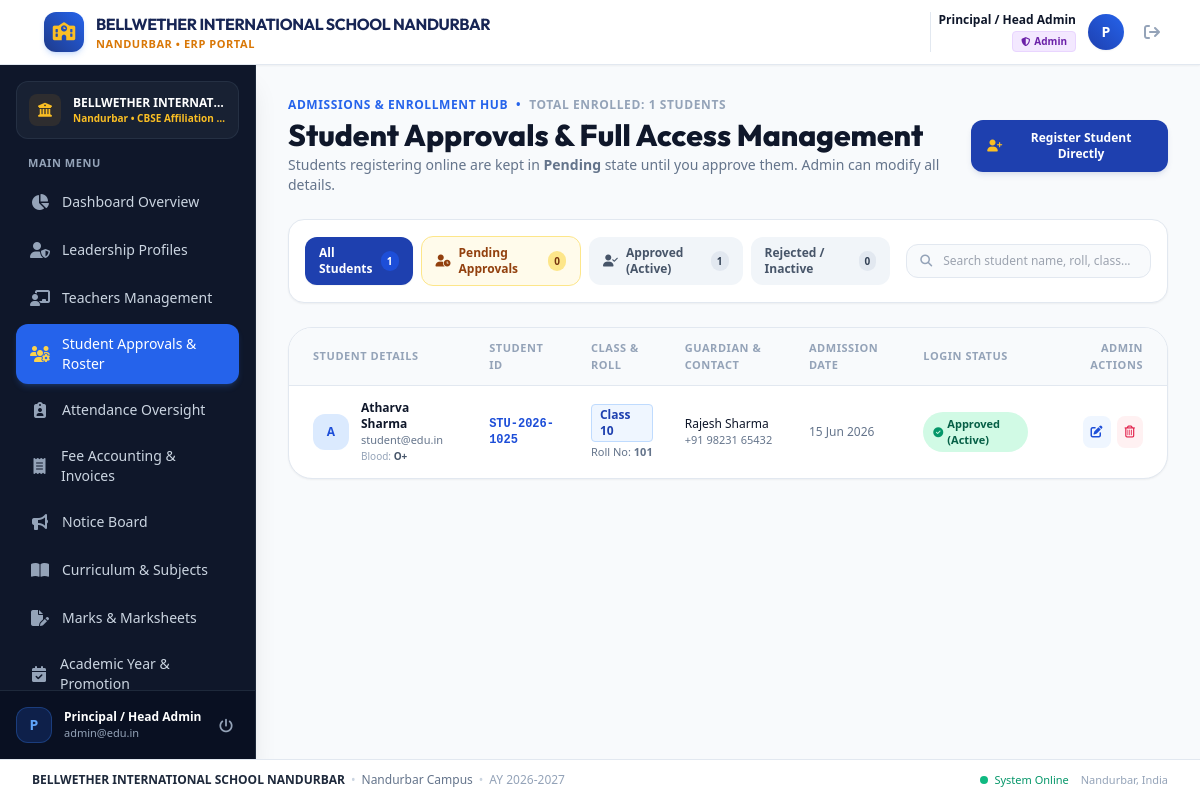
The app's page /admin/students.php (signed in) with its own data.
### tables this page shows
CREATE TABLE settings (
            key TEXT PRIMARY KEY,
            value TEXT
        );

CREATE TABLE students (
            id INTEGER PRIMARY KEY AUTOINCREMENT,
            user_id INTEGER UNIQUE NOT NULL,
            student_code TEXT UNIQUE NOT NULL,
            full_name TEXT NOT NULL,
            gender TEXT,
            dob TEXT,
            class TEXT NOT NULL,
            roll_no TEXT,
            guardian_name TEXT,
            phone TEXT,
            address TEXT,
            blood_group TEXT,
            admission_date TEXT, photo TEXT DEFAULT NULL,
            FOREIGN KEY (user_id) REFERENCES users(id) ON DELETE CASCADE
        );

CREATE TABLE "users" (
            id INTEGER PRIMARY KEY AUTOINCREMENT,
            username TEXT UNIQUE NOT NULL,
            email TEXT UNIQUE NOT NULL,
            password TEXT NOT NULL,
            role TEXT CHECK(role IN ('admin', 'principal', 'vice_principal', 'teacher', 'student')) NOT NULL,
            status TEXT CHECK(status IN ('pending', 'approved', 'rejected', 'active', 'inactive')) DEFAULT 'approved',
            created_at DATETIME DEFAULT CURRENT_TIMESTAMP,
            updated_at DATETIME DEFAULT CURRENT_TIMESTAMP
        );

### admin/students.php (the view, shortened to what the rows shown need)
<?php
require_once __DIR__ . '/../includes/auth.php';
$where = "WHERE u.role = 'student'";
$students = $pdo->query("
    SELECT s.*, u.id as user_id, u.username, u.email, u.status, u.created_at as registered_at
    FROM students s
    JOIN users u ON s.user_id = u.id
    {$where}
    ORDER BY u.id DESC
")->fetchAll();
?>
<?php
require_once __DIR__ . '/../includes/header.php';
require_once __DIR__ . '/../includes/sidebar.php';
?>
<main class="flex-1 overflow-y-auto bg-slate-50 p-4 sm:p-6 lg:p-8">
    <div class="flex flex-col sm:flex-row sm:items-center justify-between gap-4 mb-6">
        <div>
            <h1 class="text-2xl sm:text-3xl font-extrabold text-slate-900 font-['Outfit']">
                Student Approvals &amp; Full Access Management
            </h1>
        </div>
    </div>
    <div class="bg-white rounded-3xl border border-slate-200 shadow-sm overflow-hidden">
        <div class="overflow-x-auto">
            <table id="studentsTable" class="w-full text-left border-collapse">
                <thead>
                    <tr class="bg-slate-50 text-[11px] font-bold text-slate-400 uppercase tracking-wider border-b border-slate-200">
                        <th class="py-3 px-4 sm:px-6">Student Details</th>
                        <th class="py-3 px-4">Student ID</th>
                        <th class="py-3 px-4">Class &amp; Roll</th>
                        <th class="py-3 px-4">Guardian &amp; Contact</th>
                        <th class="py-3 px-4">Admission Date</th>
                        <th class="py-3 px-4">Login Status</th>
                        <th class="py-3 px-4 sm:px-6 text-right">Admin Actions</th>
                    </tr>
                </thead>
                <tbody class="divide-y divide-slate-100 text-xs">
                    <?php foreach ($students as $s): ?>
                        <tr class="hover:bg-slate-50/70 transition">
                            <td class="py-3.5 px-4 sm:px-6">
                                <div class="flex items-center space-x-3">
                                    <?php if (!empty($s['photo']) && file_exists(__DIR__ . '/../' . ltrim($s['photo'], '/'))): ?>
                                        <img src="<?= htmlspecialchars($s['photo']) ?>" alt="Photo" class="w-9 h-9 rounded-xl object-cover border border-amber-300 shadow-2xs shrink-0">
                                    <?php else: ?>
                                        <div class="w-9 h-9 rounded-xl <?= $s['gender'] === 'Female' ? 'bg-pink-100 text-pink-700' : 'bg-blue-100 text-blue-700' ?> flex items-center justify-center font-bold text-xs shrink-0">
                                            <?= strtoupper(substr($s['full_name'], 0, 1)) ?>
                                        </div>
                                    <?php endif; ?>
                                    <div>
                                        <div class="font-bold text-slate-900"><?= htmlspecialchars($s['full_name']) ?></div>
                                        <div class="text-[11px] text-slate-500"><?= htmlspecialchars($s['email']) ?></div>
                                        <div class="text-[10px] text-slate-400">Blood: <span class="font-semibold text-slate-600"><?= htmlspecialchars($s['blood_group'] ?: 'N/A') ?></span></div>
                                    </div>
                                </div>
                            </td>
                            <td class="py-3.5 px-4 font-mono font-bold text-blue-700">
                                <?= htmlspecialchars($s['student_code']) ?>
                            </td>
                            <td class="py-3.5 px-4">
                                <span class="inline-flex items-center px-2 py-0.5 rounded font-semibold bg-blue-50 text-blue-800 border border-blue-200">
                                    <?= htmlspecialchars($s['class']) ?>
                                </span>
                                <div class="text-[11px] text-slate-500 mt-0.5">Roll No: <strong><?= htmlspecialchars($s['roll_no'] ?: 'N/A') ?></strong></div>
                            </td>
                            <td class="py-3.5 px-4">
                                <div class="font-medium text-slate-900"><?= htmlspecialchars($s['guardian_name'] ?: 'N/A') ?></div>
                                <div class="text-[11px] text-slate-500"><?= htmlspecialchars($s['phone'] ?: 'N/A') ?></div>
                            </td>
                            <td class="py-3.5 px-4 text-slate-500">
                                <?= date('d M Y', strtotime($s['admission_date'] ?: $s['registered_at'])) ?>
                            </td>
                            <td class="py-3.5 px-4">
                                <?php if ($s['status'] === 'approved'): ?>
                                    <span class="inline-flex items-center px-2.5 py-1 rounded-full text-[11px] font-bold bg-emerald-100 text-emerald-800">
                                        <i class="fa-solid fa-circle-check text-[10px] mr-1 text-emerald-600"></i>
                                        Approved (Active)
                                    </span>
                                <?php else: ?>
                                    <span class="inline-flex items-center px-2.5 py-1 rounded-full text-[11px] font-bold bg-slate-100 text-slate-700">
                                        Inactive
                                    </span>
                                <?php endif; ?>
                            </td>
                            <td class="py-3.5 px-4 sm:px-6 text-right">
                                <div class="flex items-center justify-end space-x-1.5">
                                    <button type="button"
                                            onclick='openEditStudentModal(<?= htmlspecialchars(json_encode($s), ENT_QUOTES, "UTF-8") ?>)'
                                            class="p-2 rounded-lg bg-blue-50 text-blue-700 hover:bg-blue-100 font-semibold text-xs transition" title="Edit Student Details">
                                        <i class="fa-solid fa-pen-to-square"></i>
                                    </button>
                                    <form method="POST" action="students.php" onsubmit="return confirm('Permanently remove this student record and their login ID?');">
                                        <button type="submit" class="p-2 rounded-lg bg-rose-50 text-rose-600 hover:bg-rose-100 text-xs transition" title="Delete Student">
                                            <i class="fa-regular fa-trash-can"></i>
                                        </button>
                                    </form>
                                </div>
                            </td>
                        </tr>
                    <?php endforeach; ?>
                </tbody>
            </table>
        </div>
    </div>
</main>
<?php require_once __DIR__ . '/../includes/footer.php'; ?>

### includes/header.php (shortened to what the rows shown need)
<?php
require_once __DIR__ . '/auth.php';
$school_name = get_setting($pdo, 'school_name', 'BELLWETHER INTERNATIONAL SCHOOL NANDURBAR');
$school_city = get_setting($pdo, 'school_city', 'Nandurbar');
?>
<!DOCTYPE html>
<html lang="en" class="h-full bg-slate-50">
<head>
    <script src="https://cdn.tailwindcss.com"></script>
    <link rel="stylesheet" href="https://cdnjs.cloudflare.com/ajax/libs/font-awesome/6.5.1/css/all.min.css">
    <link rel="stylesheet" href="/assets/css/custom.css">
</head>
<body class="h-full flex flex-col font-sans text-slate-800 antialiased bg-slate-50">
    <header class="bg-white border-b border-slate-200 sticky top-0 z-30 shadow-sm no-print">
        <div class="px-4 sm:px-6 lg:px-8">
            <div class="flex items-center justify-between h-16">
                <div class="flex items-center space-x-3">
                    <a href="/" class="flex items-center space-x-2 sm:space-x-3 group min-w-0">
                        <div class="min-w-0">
                            <span class="text-xs sm:text-sm md:text-base font-bold tracking-tight text-navy-950 font-['Outfit'] block leading-tight truncate max-w-[130px] xs:max-w-[180px] sm:max-w-xs md:max-w-md lg:max-w-xl" title="<?= htmlspecialchars($school_name) ?>"><?= htmlspecialchars($school_name) ?></span>
                            <span class="text-[9px] sm:text-[11px] font-semibold tracking-wider text-amber-600 uppercase block truncate"><?= htmlspecialchars($school_city) ?> • ERP Portal</span>
                        </div>
                    </a>
                </div>
            </div>
        </div>
    </header>
    <div class="flex-1 flex overflow-hidden">

### includes/sidebar.php (shortened to what the rows shown need)
<?php
$school_name = isset($pdo) ? get_setting($pdo, 'school_name', 'BELLWETHER INTERNATIONAL SCHOOL NANDURBAR') : 'BELLWETHER INTERNATIONAL SCHOOL NANDURBAR';
$school_city = isset($pdo) ? get_setting($pdo, 'school_city', 'Nandurbar') : 'Nandurbar';
$school_affiliation = isset($pdo) ? get_setting($pdo, 'school_affiliation', 'CBSE #113042') : 'CBSE';
?>
<aside id="sidebar" class="fixed inset-y-0 left-0 z-40 w-64 bg-slate-900 text-slate-300 transform -translate-x-full lg:translate-x-0 lg:static lg:inset-auto transition-transform duration-200 ease-in-out flex flex-col justify-between shrink-0 shadow-xl border-r border-slate-800 no-print">
    <div class="p-4 flex-1 flex flex-col overflow-y-auto">
        <div class="px-3 py-3 mb-4 rounded-xl bg-slate-800/60 border border-slate-700/50 flex items-center space-x-3 min-w-0">
            <div class="min-w-0 flex-1">
                <p class="text-xs font-bold text-white truncate" title="<?= htmlspecialchars($school_name) ?>"><?= htmlspecialchars($school_name) ?></p>
                <p class="text-[10px] text-amber-400 font-semibold truncate"><?= htmlspecialchars($school_city) ?> • <?= htmlspecialchars($school_affiliation) ?></p>
            </div>
        </div>
    </div>
</aside>

### includes/footer.php (shortened to what the rows shown need)
<?php
$footer_school_name = isset($pdo) ? get_setting($pdo, 'school_name', 'BELLWETHER INTERNATIONAL SCHOOL NANDURBAR') : 'BELLWETHER INTERNATIONAL SCHOOL NANDURBAR';
$footer_school_city = isset($pdo) ? get_setting($pdo, 'school_city', 'Nandurbar') : 'Nandurbar';
?>
    </div>
    <footer class="bg-white border-t border-slate-200 py-3 px-4 sm:px-6 lg:px-8 text-xs text-slate-500 flex flex-col sm:flex-row items-center justify-between gap-2 no-print">
        <div class="flex flex-wrap items-center justify-center sm:justify-start gap-1.5 text-center sm:text-left min-w-0">
            <span class="font-bold text-slate-800 break-words"><?= htmlspecialchars($footer_school_name) ?></span>
            <span class="text-slate-300 hidden sm:inline">&bull;</span>
            <span class="text-slate-500"><?= htmlspecialchars($footer_school_city) ?> Campus</span>
            <span class="text-slate-300 hidden sm:inline">&bull;</span>
            <span class="text-slate-400">AY 2026-2027</span>
        </div>
        <div class="flex items-center space-x-3 shrink-0">
            <span class="inline-flex items-center text-emerald-600 font-medium text-[11px]">
                <span class="w-2 h-2 rounded-full bg-emerald-500 mr-1.5 animate-pulse"></span> System Online
            </span>
            <span class="text-slate-400 text-[11px]"><?= htmlspecialchars($footer_school_city) ?>, India</span>
        </div>
    </footer>
</body>
</html>

### records on screen
settings: value "BELLWETHER INTERNATIONAL SCHOOL NANDURBAR", value "BELLWETHER INTERNAT…"
settings: value "NANDURBAR", value "Nandurbar"
settings: value "CBSE Affiliation…"
students: full_name "A", full_name "Atharva Sharma", user.email "student@edu.in", blood_group "O+", student_code "STU-2026-1025", class "Class 10", roll_no "101", guardian_name "Rajesh Sharma", phone "+91 98231 65432", admission_date "15 Jun 2026"

### other values on screen
$current_user['name'] "Principal / Head Admin"
$role_label "Admin"
substr($current_user['name'], 0, 1) "P"
$item['title'] "Dashboard Overview"
$item['title'] "Leadership Profiles"
$item['title'] "Teachers Management"
$item['title'] "Student Approvals & Roster"
$item['title'] "Attendance Oversight"
$item['title'] "Fee Accounting & Invoices"
$item['title'] "Notice Board"
$item['title'] "Curriculum & Subjects"
$item['title'] "Marks & Marksheets"
$item['title'] "Academic Year & Promotion"
substr($user['name'] ?? 'U', 0, 1) "P"
$user['name'] "Principal / Head Admin"
